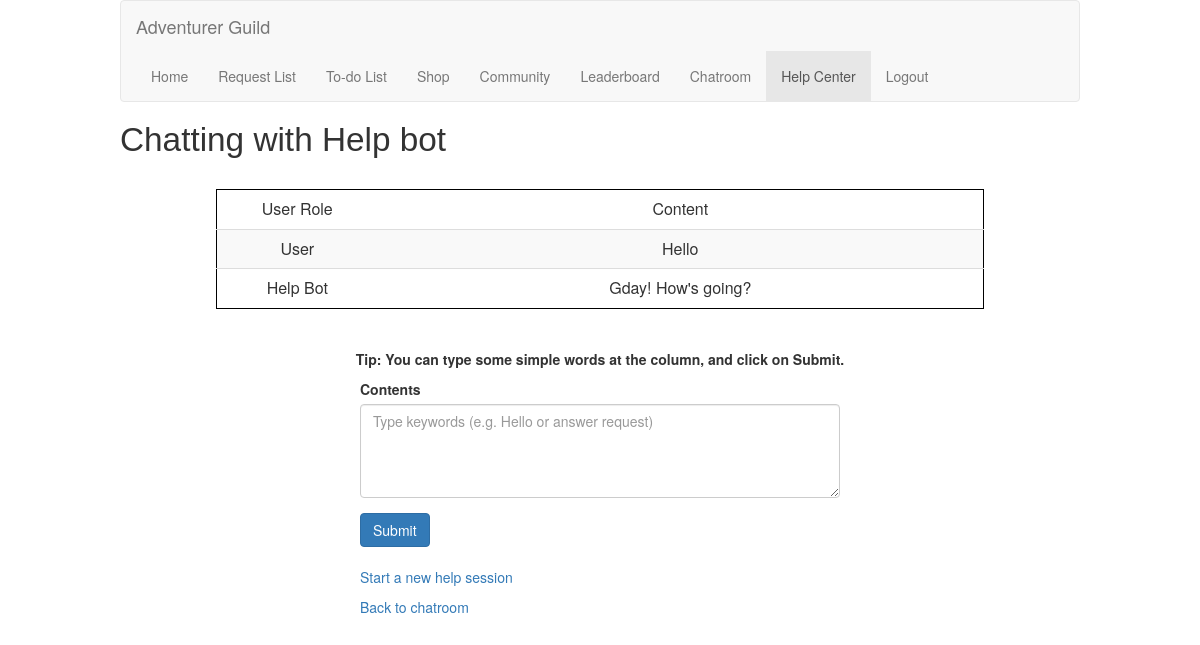
Screenshot of /help (signed in) with the database file from the repository.
### models/sqlmodels.py (models this page shows, shortened)
class FaqChatTransaction(db.Model):
    __tablename__ = 'faqChat'
    TransactionID = Column(Integer,primary_key=True,autoincrement=True)
    userID = Column(String(120), ForeignKey('users.userID', name='fk_faqchat_userID'))
    role = Column(Text,nullable=False)
    content = Column(Text,nullable=False)

### app.py (the view)
    @app.route("/help",methods=["GET","POST"])
    @login_required
    def helpCenter():
        currentUserID = current_user.id
        showTranscription = FaqChatTransaction.query.filter(FaqChatTransaction.userID == currentUserID).all()
        if request.method == "POST":
            userInput = request.form["content"]
            userInputStore = FaqChatTransaction(userID=currentUserID,role="User",content=userInput)
            userInputSplit = str(userInput).lower().split(" ")
            for item in userInputSplit:
                result = Faq.query.filter(or_(Faq.keyword.ilike(f'%{item}%'), Faq.answer.ilike(f'%{item}%'))).first()
                if result:
                    newResult = FaqChatTransaction(userID=currentUserID,role="Help Bot", content=result.answer)
                else:
                    newResult = FaqChatTransaction(userID=currentUserID,role="Help Bot", content="I can't find any answer.")
            db.session.add(userInputStore)
            db.session.add(newResult)
            db.session.commit()
            return redirect(url_for("helpCenter"))
        else:
            return render_template("helpcenter.html",showTranscription=showTranscription)

### app.py (called while the page is built)
    @login_manager.user_loader
    def load_user(user_id):
        return User(user_id)

### templates/helpcenter.html (shortened to what this page needs)
{% extends 'base.html' %}
{% block content %}
    <h1 id="pageBanner">Chatting with Help bot</h1>
    <br>
    <div>
        <table id="threadContents" class="table table-striped listcontents">
            <thead>
                <tr>
                    <td class="col descCol">User Role</td>
                    <td class="col">Content</td>
                </tr>
            </thead>
            <tbody>
            {% for resultitem in showTranscription %}
            <tr>
                <td class="descCol">{{ resultitem.role }}</td>
                <td>{{ resultitem.content }}</td>
            </tr>
            {% endfor %}
            </tbody>
        </table>
        <br>
        <p id="blankChatNotice">Tip: You can type some simple words at the column, and click on Submit.</p>
    </div>
    <div class="newthreadandrequest">
        <form method="POST" action="/help">
            <div class="form-group fillForms">
                <label for="content">Contents</label>
                <textarea class="form-control" id="content" name="content" rows="4" cols="50"
                            placeholder="Type keywords (e.g. Hello or answer request)" required></textarea>
            </div>
            <button type="submit" id="doSubmit" class="btn btn-primary">Submit</button>
            </form>
            <br>
            <p><a href="/clearhelp" title="Start New Session">Start a new help session</a></p>
            <p><a href="/chat" title="Back">Back to chatroom</a></p>
    </div>
{% endblock %}

### static/css/main.css (style rules this page uses)
a { text-decoration: none; }
.listcontents { width: 90%; margin-left: auto; margin-right: auto; }
.newthreadandrequest { margin-left: auto; margin-right: auto; width: 50%; }
.descCol { width: 21%; }
#pageBanner { font-family: 'Gill Sans', 'Gill Sans MT', Calibri, 'Trebuchet MS', sans-serif; font-size: 25pt; }
#threadContents { border: solid 1px black; text-align: center; margin-left: auto; margin-right: auto; font-size: 12pt; width: 80%; }
#blankChatNotice { text-align: center; font-weight: bold; display: block; }

### rows the page displays
FaqChatTransaction: role "User", content "Hello"
FaqChatTransaction: role "Help Bot", content "Gday! How's going?"
